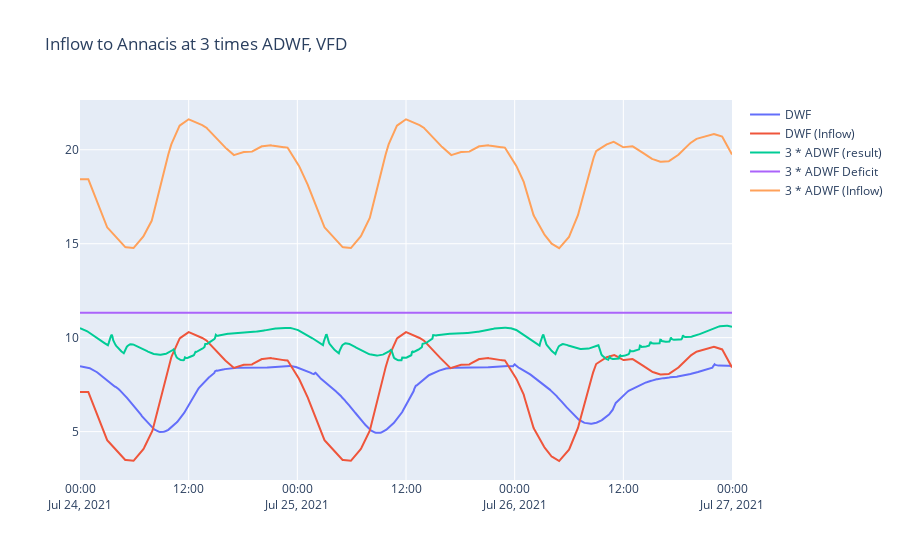

Notebook cell for this chart:
### Code cell
pipes = []
for i in range(20):
    pipes.append(['ForceText','ForceText',0,0,0])

res1d_DWF = Res1D(dwf_file_path)

for spec in specs:
    times_adwf = str(spec[0])
    deficit = spec[1]
    result_file =  spec[2]
    wwtp = spec[3]
    suffix = spec[4]
    df_theory = pd.read_excel(df_theory_sheet)
    df_theory = df_theory[['DateTime','Discharge']]
    df_theory.set_index('DateTime', inplace=True)
    df_theory['DWF_Hourly'] = (df_theory['Discharge']).rolling('1h').mean()
    df_theory[times_adwf + 'xADWF'] = (df_theory['Discharge']+deficit)
    df_theory[times_adwf + 'xADWF_Hourly'] = df_theory[times_adwf + 'xADWF'].rolling('1h').mean()
    
    res1d_XADWF = Res1D(result_folder + '\\' + result_file)
    
    #Create csv file for map input.
    for i, reach in enumerate(res1d_DWF.data.Reaches):
        pipe = reach.Id
        pipe = pipe[:pipe.rfind('-')]

        adwf = sum(list(res1d_DWF.query.GetReachEndValues(pipe, "Discharge"))[-289:])/289
        pf = max(list(res1d_XADWF.query.GetReachEndValues(pipe, "Discharge")))
        try: 
            pf_per_adwf = pf / adwf
        except:
            pf_per_adwf = np.nan
        pipes.append([result_file,pipe,adwf,pf,pf_per_adwf])
    
    #Create plots
    df = pd.DataFrame(index=res1d_DWF.time_index)[288:]
    df['DWF'] = list(res1d_DWF.query.GetReachEndValues(wwtp_pipe, "Discharge"))[288:]
    df['DWF (Inflow)'] = df_theory['DWF_Hourly']
    df[times_adwf + ' * ADWF (result)'] = list(res1d_XADWF.query.GetReachEndValues(wwtp_pipe, "Discharge"))[288:]
    df[times_adwf + ' * ADWF Deficit'] = deficit
#     df[times_adwf + ' * ADWF (DWF Result + Deficit)'] = df['DWF'] + df[times_adwf + ' * ADWF Deficit']
    df[times_adwf + ' * ADWF (Inflow)'] = df_theory[times_adwf + 'xADWF_Hourly']

    fig = go.Figure()

    for column in df.columns:
        fig.add_trace(go.Scatter(x=df.index, 
                                     y = df[column], 
                                     mode='lines',name=column)) 
        
    title_suffix = ''
    if len(suffix) > 0: 
        title_suffix = ', ' + suffix
    fig.update_layout(title ={'text' : 'Inflow to ' + wwtp + ' at ' + times_adwf + ' times ADWF' + title_suffix})
    fig.show()

    wwtp_filename = wwtp.replace("'","").replace(" ","_")
    
    file_suffix = ''
    if len(suffix) > 0: 
        file_suffix = '_' + suffix
        
    with open(map_folder + '\\Inflow_To_' + wwtp_filename + '_' + times_adwf + 'xADWF' + file_suffix + '.html', 'w') as f:
        f.write(fig.to_html(full_html=False, include_plotlyjs='cdn'))
    f.close()
        
pipe_df = pd.DataFrame(pipes,columns=['Result','Pipe','ADWF','INI','INI_Per_ADWF'])
pipe_df.to_csv(map_folder + "\\INI_ADWF.csv",index=False)
pipe_df

### Figure 1 — Plotly figure (JSON) as saved in the notebook; plotly's stock layout.template omitted (floating-point values rounded to 4 significant figures; data arrays with more than 128 entries replaced by an {"elided": "..."} marker saying what was removed)
{"data": [{"mode": "lines", "name": "DWF", "type": "scatter", "x": {"elided": "865 str values"}, "y": {"elided": "865 float values"}}, {"mode": "lines", "name": "DWF (Inflow)", "type": "scatter", "x": {"elided": "865 str values"}, "y": {"elided": "865 float values"}}, {"mode": "lines", "name": "3 * ADWF (result)", "type": "scatter", "x": {"elided": "865 str values"}, "y": {"elided": "865 float values"}}, {"mode": "lines", "name": "3 * ADWF Deficit", "type": "scatter", "x": {"elided": "865 str values"}, "y": {"elided": "865 float values"}}, {"mode": "lines", "name": "3 * ADWF (Inflow)", "type": "scatter", "x": {"elided": "865 str values"}, "y": {"elided": "865 float values"}}], "layout": {"title": {"text": "Inflow to Annacis at 3 times ADWF, VFD"}}}
